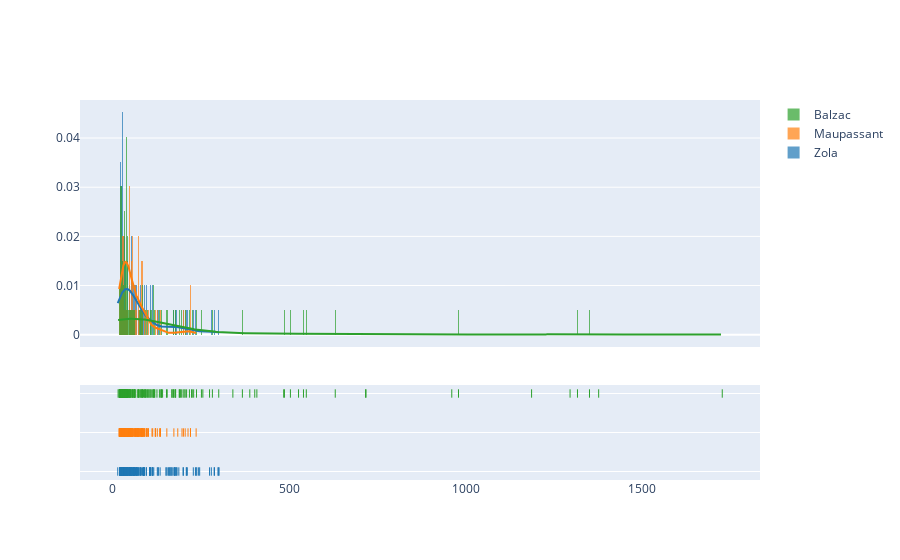

Notebook code cell kept with this figure:
### Markdown cell above
### Comparaison du WordCount pour chaque auteur

### Code cell
import plotly.figure_factory as ff

group_labels = ['Zola', 'Maupassant', 'Balzac']

x1 = my_df[my_df['author'] == 'Zola']['wordCount']
x2 = my_df[my_df['author'] == 'Maupassant']['wordCount']
x3 = my_df[my_df['author'] == 'Balzac']['wordCount']

x2 = x2.reset_index(drop=True)
x3 = x3.reset_index(drop=True)

hist_data = [x1,x2,x3]

fig = ff.create_distplot(hist_data, group_labels, bin_size=1)
fig.show()

### Figure 1 — Plotly figure (JSON) as saved in the notebook; plotly's stock layout.template omitted (floating-point values rounded to 4 significant figures; data arrays with more than 128 entries replaced by an {"elided": "..."} marker saying what was removed)
{"data": [{"autobinx": false, "histnorm": "probability density", "legendgroup": "Zola", "marker": {"color": "rgb(31, 119, 180)"}, "name": "Zola", "opacity": 0.7, "type": "histogram", "x": {"elided": "200 int values"}, "xaxis": "x", "xbins": {"end": 302, "size": 1, "start": 15}, "yaxis": "y"}, {"autobinx": false, "histnorm": "probability density", "legendgroup": "Maupassant", "marker": {"color": "rgb(255, 127, 14)"}, "name": "Maupassant", "opacity": 0.7, "type": "histogram", "x": {"elided": "200 int values"}, "xaxis": "x", "xbins": {"end": 237, "size": 1, "start": 19}, "yaxis": "y"}, {"autobinx": false, "histnorm": "probability density", "legendgroup": "Balzac", "marker": {"color": "rgb(44, 160, 44)"}, "name": "Balzac", "opacity": 0.7, "type": "histogram", "x": {"elided": "200 int values"}, "xaxis": "x", "xbins": {"end": 1727, "size": 1, "start": 16}, "yaxis": "y"}, {"legendgroup": "Zola", "marker": {"color": "rgb(31, 119, 180)"}, "mode": "lines", "name": "Zola", "showlegend": false, "type": "scatter", "x": {"elided": "500 float values"}, "xaxis": "x", "y": {"elided": "500 float values"}, "yaxis": "y"}, {"legendgroup": "Maupassant", "marker": {"color": "rgb(255, 127, 14)"}, "mode": "lines", "name": "Maupassant", "showlegend": false, "type": "scatter", "x": {"elided": "500 float values"}, "xaxis": "x", "y": {"elided": "500 float values"}, "yaxis": "y"}, {"legendgroup": "Balzac", "marker": {"color": "rgb(44, 160, 44)"}, "mode": "lines", "name": "Balzac", "showlegend": false, "type": "scatter", "x": {"elided": "500 float values"}, "xaxis": "x", "y": {"elided": "500 float values"}, "yaxis": "y"}, {"legendgroup": "Zola", "marker": {"color": "rgb(31, 119, 180)", "symbol": "line-ns-open"}, "mode": "markers", "name": "Zola", "showlegend": false, "type": "scatter", "x": {"elided": "200 int values"}, "xaxis": "x", "y": {"elided": "200 str values"}, "yaxis": "y2"}, {"legendgroup": "Maupassant", "marker": {"color": "rgb(255, 127, 14)", "symbol": "line-ns-open"}, "mode": "markers", "name": "Maupassant", "showlegend": false, "type": "scatter", "x": {"elided": "200 int values"}, "xaxis": "x", "y": {"elided": "200 str values"}, "yaxis": "y2"}, {"legendgroup": "Balzac", "marker": {"color": "rgb(44, 160, 44)", "symbol": "line-ns-open"}, "mode": "markers", "name": "Balzac", "showlegend": false, "type": "scatter", "x": {"elided": "200 int values"}, "xaxis": "x", "y": {"elided": "200 str values"}, "yaxis": "y2"}], "layout": {"barmode": "overlay", "hovermode": "closest", "legend": {"traceorder": "reversed"}, "xaxis": {"anchor": "y2", "domain": [0, 1], "zeroline": false}, "yaxis": {"anchor": "free", "domain": [0.35, 1], "position": 0}, "yaxis2": {"anchor": "x", "domain": [0, 0.25], "dtick": 1, "showticklabels": false}}}
